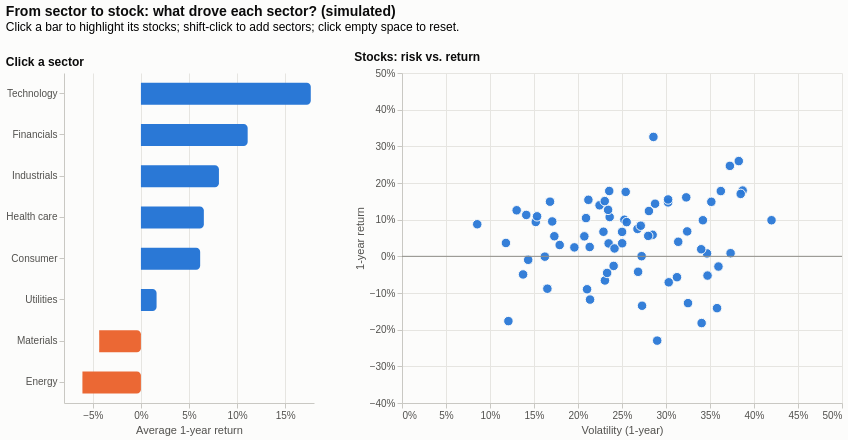

This figure's notebook cell:
### Markdown cell above
### Plot

### Code cell
pick = alt.selection_point(fields=["sector"], name="pick")
order = stocks.groupby("sector")["ret"].mean().sort_values(ascending=False).index.tolist()

bars = (alt.Chart(stocks).mark_bar(cornerRadiusEnd=4, height=22)
        .encode(y=alt.Y("sector:N", sort=order, title=None),
                x=alt.X("mean(ret):Q", title="Average 1-year return", axis=alt.Axis(format="%")),
                color=alt.condition("datum.mean_ret >= 0", alt.value(PALETTE[0]), alt.value(PALETTE[1])),
                opacity=alt.condition(pick, alt.value(1), alt.value(0.3)),
                tooltip=["sector:N", alt.Tooltip("mean(ret):Q", title="Avg return", format=".1%")])
        .transform_joinaggregate(mean_ret="mean(ret)", groupby=["sector"])
        .add_params(pick)
        .properties(width=250, height=330, title=alt.Title("Click a sector", fontSize=12)))

scatter = (alt.Chart(stocks).mark_circle(size=90, stroke="#fcfcfb", strokeWidth=1)
           .encode(x=alt.X("vol:Q", title="Volatility (1-year)", axis=alt.Axis(format="%"), scale=alt.Scale(domain=[0, 0.5])),
                   y=alt.Y("ret:Q", title="1-year return", axis=alt.Axis(format="%"), scale=alt.Scale(domain=[-0.35, 0.45])),
                   color=alt.condition(pick, alt.value(PALETTE[0]), alt.value("#d0cfca")),
                   opacity=alt.condition(pick, alt.value(0.95), alt.value(0.5)),
                   order=alt.condition(pick, alt.value(1), alt.value(0)),
                   tooltip=["ticker:N", "sector:N", alt.Tooltip("ret:Q", format="+.1%"), alt.Tooltip("vol:Q", format=".0%")])
           .properties(width=440, height=330, title=alt.Title("Stocks: risk vs. return", fontSize=12)))
zero = alt.Chart(pd.DataFrame({"y": [0]})).mark_rule(color="#8f8e88").encode(y="y:Q")

chart = alt.hconcat(bars, scatter + zero, spacing=40).properties(
    title=alt.Title("From sector to stock: what drove each sector? (simulated)", subtitle=[
        "Click a bar to highlight its stocks; shift-click to add sectors; click empty space to reset.", " "]))
chart

### Figure 1 — Vega-Lite specification as saved in the notebook (floating-point values rounded to 4 significant figures)
{"config": {"background": "#fcfcfb", "view": {"stroke": null}, "range": {"category": ["#2a78d6", "#eb6834", "#1baf7a", "#eda100", "#e87ba4", "#008300", "#6250d6", "#e34948"]}, "font": "Helvetica, Arial, sans-serif", "title": {"anchor": "start", "fontSize": 14, "color": "#0b0b0b"}, "axis": {"gridColor": "#e6e5e1", "domainColor": "#c9c8c3", "tickColor": "#c9c8c3", "labelColor": "#52514e", "titleColor": "#52514e", "titleFontWeight": "normal"}, "legend": {"labelColor": "#52514e", "titleColor": "#52514e"}}, "hconcat": [{"data": {"name": "data-384d379313f2773d43127866be0d1895"}, "mark": {"type": "bar", "cornerRadiusEnd": 4, "height": 22}, "encoding": {"color": {"condition": {"test": "datum.mean_ret >= 0", "value": "#2a78d6"}, "value": "#eb6834"}, "opacity": {"condition": {"param": "pick", "value": 1}, "value": 0.3}, "tooltip": [{"field": "sector", "type": "nominal"}, {"aggregate": "mean", "field": "ret", "format": ".1%", "title": "Avg return", "type": "quantitative"}], "x": {"aggregate": "mean", "axis": {"format": "%"}, "field": "ret", "title": "Average 1-year return", "type": "quantitative"}, "y": {"field": "sector", "sort": ["Technology", "Financials", "Industrials", "Health care", "Consumer", "Utilities", "Materials", "Energy"], "title": null, "type": "nominal"}}, "height": 330, "name": "view_d04bdbbd613125d0_0", "title": {"text": "Click a sector", "fontSize": 12}, "transform": [{"joinaggregate": [{"op": "mean", "field": "ret", "as": "mean_ret"}], "groupby": ["sector"]}], "width": 250}, {"layer": [{"data": {"name": "data-384d379313f2773d43127866be0d1895"}, "mark": {"type": "circle", "size": 90, "stroke": "#fcfcfb", "strokeWidth": 1}, "encoding": {"color": {"condition": {"param": "pick", "value": "#2a78d6"}, "value": "#d0cfca"}, "opacity": {"condition": {"param": "pick", "value": 0.95}, "value": 0.5}, "order": {"value": 0, "condition": {"param": "pick", "value": 1}}, "tooltip": [{"field": "ticker", "type": "nominal"}, {"field": "sector", "type": "nominal"}, {"field": "ret", "format": "+.1%", "type": "quantitative"}, {"field": "vol", "format": ".0%", "type": "quantitative"}], "x": {"axis": {"format": "%"}, "field": "vol", "scale": {"domain": [0, 0.5]}, "title": "Volatility (1-year)", "type": "quantitative"}, "y": {"axis": {"format": "%"}, "field": "ret", "scale": {"domain": [-0.35, 0.45]}, "title": "1-year return", "type": "quantitative"}}, "title": {"text": "Stocks: risk vs. return", "fontSize": 12}}, {"data": {"name": "data-a0a55d106695e8d630baff0f16eee66d"}, "mark": {"type": "rule", "color": "#8f8e88"}, "encoding": {"y": {"field": "y", "type": "quantitative"}}}], "height": 330, "width": 440}], "params": [{"name": "pick", "select": {"type": "point", "fields": ["sector"]}, "views": ["view_d04bdbbd613125d0_0"]}], "spacing": 40, "title": {"text": "From sector to stock: what drove each sector? (simulated)", "subtitle": ["Click a bar to highlight its stocks; shift-click to add sectors; click empty space to reset.", " "]}, "$schema": "https://vega.github.io/schema/vega-lite/v6.4.1.json", "datasets": {"data-384d379313f2773d43127866be0d1895": [{"ticker": "TEC1", "sector": "Technology", "ret": 0.1794, "vol": 0.3871}, {"ticker": "TEC2", "sector": "Technology", "ret": 0.2467, "vol": 0.3726}, {"ticker": "TEC3", "sector": "Technology", "ret": 0.3257, "vol": 0.2857}, {"ticker": "TEC4", "sector": "Technology", "ret": 0.1236, "vol": 0.2806}, {"ticker": "TEC5", "sector": "Technology", "ret": 0.1703, "vol": 0.3849}, {"ticker": "TEC6", "sector": "Technology", "ret": 0.178, "vol": 0.3623}, {"ticker": "TEC7", "sector": "Technology", "ret": 0.008, "vol": 0.3466}, {"ticker": "TEC8", "sector": "Technology", "ret": 0.0984, "vol": 0.4199}, {"ticker": "TEC9", "sector": "Technology", "ret": 0.2598, "vol": 0.3827}, {"ticker": "IND1", "sector": "Industrials", "ret": 0.0748, "vol": 0.2676}, {"ticker": "IND2", "sector": "Industrials", "ret": 0.1392, "vol": 0.2245}, {"ticker": "IND3", "sector": "Industrials", "ret": 0.0352, "vol": 0.2348}, {"ticker": "IND4", "sector": "Industrials", "ret": 0.0255, "vol": 0.2133}, {"ticker": "IND5", "sector": "Industrials", "ret": 0.0545, "vol": 0.2072}, {"ticker": "IND6", "sector": "Industrials", "ret": 0.149, "vol": 0.1682}, {"ticker": "IND7", "sector": "Industrials", "ret": 0.1541, "vol": 0.2118}, {"ticker": "IND8", "sector": "Industrials", "ret": 0.0309, "vol": 0.1792}, {"ticker": "IND9", "sector": "Industrials", "ret": 0.067, "vol": 0.2289}, {"ticker": "FIN1", "sector": "Financials", "ret": 0.1072, "vol": 0.236}, {"ticker": "FIN2", "sector": "Financials", "ret": 0.0984, "vol": 0.3419}, {"ticker": "FIN3", "sector": "Financials", "ret": 0.1268, "vol": 0.2342}, {"ticker": "FIN4", "sector": "Financials", "ret": 0.1758, "vol": 0.2542}, {"ticker": "FIN5", "sector": "Financials", "ret": 0.1434, "vol": 0.2876}, {"ticker": "FIN6", "sector": "Financials", "ret": 0.0548, "vol": 0.1731}, {"ticker": "FIN7", "sector": "Financials", "ret": 0.0587, "vol": 0.2848}, {"ticker": "FIN8", "sector": "Financials", "ret": 0.0558, "vol": 0.2798}, {"ticker": "FIN9", "sector": "Financials", "ret": 0.1782, "vol": 0.2355}, {"ticker": "CON1", "sector": "Consumer", "ret": 0.1608, "vol": 0.323}, {"ticker": "CON2", "sector": "Consumer", "ret": 0.1471, "vol": 0.3024}, {"ticker": "CON3", "sector": "Consumer", "ret": 0.1487, "vol": 0.3515}, {"ticker": "CON4", "sector": "Consumer", "ret": 0.0667, "vol": 0.2501}, {"ticker": "CON5", "sector": "Consumer", "ret": 0.1043, "vol": 0.2091}, {"ticker": "CON6", "sector": "Consumer", "ret": -0.0898, "vol": 0.2103}, {"ticker": "CON7", "sector": "Consumer", "ret": 0.0835, "vol": 0.2713}, {"ticker": "CON8", "sector": "Consumer", "ret": -0.0883, "vol": 0.1652}, {"ticker": "CON9", "sector": "Consumer", "ret": 0.0215, "vol": 0.2415}, {"ticker": "HEA1", "sector": "Health care", "ret": 0.0356, "vol": 0.2502}, {"ticker": "HEA2", "sector": "Health care", "ret": 0.1506, "vol": 0.2304}, {"ticker": "HEA3", "sector": "Health care", "ret": 0.0951, "vol": 0.1707}, {"ticker": "HEA4", "sector": "Health care", "ret": -0.0659, "vol": 0.2306}, {"ticker": "HEA5", "sector": "Health care", "ret": 0.0998, "vol": 0.2527}, {"ticker": "HEA6", "sector": "Health care", "ret": 0.0933, "vol": 0.2553}, {"ticker": "HEA7", "sector": "Health care", "ret": 0.1129, "vol": 0.1412}, {"ticker": "HEA8", "sector": "Health care", "ret": -0.0261, "vol": 0.2405}, {"ticker": "HEA9", "sector": "Health care", "ret": 0.0937, "vol": 0.152}, {"ticker": "UTI1", "sector": "Utilities", "ret": 0.1256, "vol": 0.1303}, {"ticker": "UTI2", "sector": "Utilities", "ret": -0.0009, "vol": 0.1623}, {"ticker": "UTI3", "sector": "Utilities", "ret": 0.0875, "vol": 0.0855}, {"ticker": "UTI4", "sector": "Utilities", "ret": 0.1091, "vol": 0.1535}, {"ticker": "UTI5", "sector": "Utilities", "ret": -0.0494, "vol": 0.1376}, {"ticker": "UTI6", "sector": "Utilities", "ret": -0.1767, "vol": 0.1209}, {"ticker": "UTI7", "sector": "Utilities", "ret": 0.0364, "vol": 0.1181}, {"ticker": "UTI8", "sector": "Utilities", "ret": -0.0095, "vol": 0.1434}, {"ticker": "UTI9", "sector": "Utilities", "ret": 0.0244, "vol": 0.1959}, {"ticker": "MAT1", "sector": "Materials", "ret": -0.0422, "vol": 0.2683}, {"ticker": "MAT2", "sector": "Materials", "ret": 0.0085, "vol": 0.3734}, {"ticker": "MAT3", "sector": "Materials", "ret": -0.0708, "vol": 0.3031}, {"ticker": "MAT4", "sector": "Materials", "ret": -0.182, "vol": 0.3405}, {"ticker": "MAT5", "sector": "Materials", "ret": 0.0193, "vol": 0.34}, {"ticker": "MAT6", "sector": "Materials", "ret": -0.0453, "vol": 0.2331}, {"ticker": "MAT7", "sector": "Materials", "ret": 0.0397, "vol": 0.3139}, {"ticker": "MAT8", "sector": "Materials", "ret": -0.118, "vol": 0.2137}, {"ticker": "MAT9", "sector": "Materials", "ret": 0.0004, "vol": 0.2723}, {"ticker": "ENE1", "sector": "Energy", "ret": 0.1551, "vol": 0.3024}, {"ticker": "ENE2", "sector": "Energy", "ret": -0.1276, "vol": 0.325}, {"ticker": "ENE3", "sector": "Energy", "ret": -0.2299, "vol": 0.29}, {"ticker": "ENE4", "sector": "Energy", "ret": 0.068, "vol": 0.3241}, {"ticker": "ENE5", "sector": "Energy", "ret": -0.1348, "vol": 0.2728}, {"ticker": "ENE6", "sector": "Energy", "ret": -0.0278, "vol": 0.3596}, {"ticker": "ENE7", "sector": "Energy", "ret": -0.0569, "vol": 0.3125}, {"ticker": "ENE8", "sector": "Energy", "ret": -0.0525, "vol": 0.3472}, {"ticker": "ENE9", "sector": "Energy", "ret": -0.1413, "vol": 0.358}], "data-a0a55d106695e8d630baff0f16eee66d": [{"y": 0}]}}
